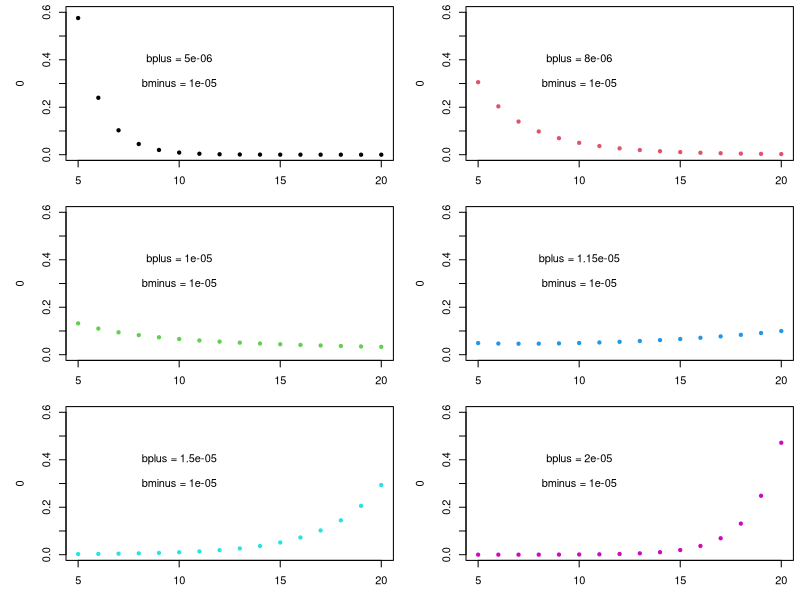

Recreate this plot in R.

m <- rbind(c(1, 1,2,2), c(3,3, 4,4),c(5,5,6,6))
layout(m)
par(mar = c(3, 5, 0.5, 0.5))


bplusArr=c(0.000005, 0.000008, 0.00001, 0.0000115, 0.000015, 0.00002)
for(i in 1:6){
  
  bplus=bplusArr[i]
#bplus=0.00002
bminus=0.00001
alpha=bplus/bminus
kmin=5
kmax =20
suma=0
for(k in kmin:kmax){
 suma=suma+alpha^(k-kmin)/k
}
pikmin=1/(kmin*suma)
cte=pikmin*kmin/(alpha^kmin)
pik=mat.or.vec(1,kmax)
for(k in kmin:kmax){
 pik[k]=cte*(alpha^k)/k
 }
plot(0,0,xlim=c(5,20),ylim=c(0,.6))
for(k in 1:20){
 points(k,pik[k],col=i,pch=20)
}
sum(pik)
text(10,.4,paste("bplus = ",bplus,sep=""))
text(10,.3,paste("bminus = ",bminus,sep=""))
}
